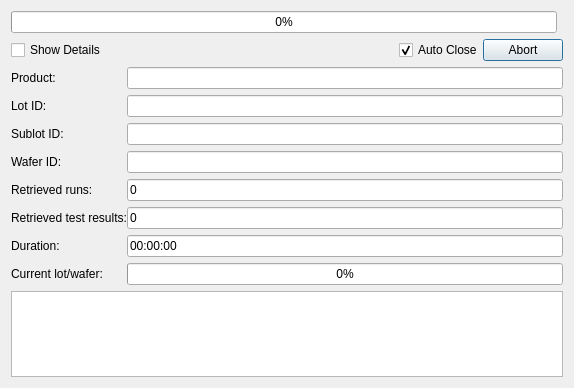
<?xml version="1.0" encoding="UTF-8"?>
<ui version="4.0">
 <class>QueryProgressGui</class>
 <widget class="QDialog" name="QueryProgressGui">
  <property name="geometry">
   <rect>
    <x>0</x>
    <y>0</y>
    <width>574</width>
    <height>388</height>
   </rect>
  </property>
  <property name="sizePolicy">
   <sizepolicy hsizetype="Expanding" vsizetype="Expanding">
    <horstretch>0</horstretch>
    <verstretch>0</verstretch>
   </sizepolicy>
  </property>
  <property name="windowTitle">
   <string>GexDB query progress</string>
  </property>
  <property name="autoFillBackground">
   <bool>true</bool>
  </property>
  <layout class="QGridLayout" name="gridLayout">
   <item row="3" column="0" colspan="2">
    <widget class="QFrame" name="frameDetails">
     <property name="frameShape">
      <enum>QFrame::NoFrame</enum>
     </property>
     <property name="frameShadow">
      <enum>QFrame::Raised</enum>
     </property>
     <layout class="QGridLayout" name="gridLayout_3">
      <property name="leftMargin">
       <number>0</number>
      </property>
      <property name="topMargin">
       <number>0</number>
      </property>
      <property name="rightMargin">
       <number>0</number>
      </property>
      <property name="bottomMargin">
       <number>0</number>
      </property>
      <property name="horizontalSpacing">
       <number>0</number>
      </property>
      <property name="verticalSpacing">
       <number>6</number>
      </property>
      <item row="4" column="0">
       <widget class="QLabel" name="labelWaferID">
        <property name="text">
         <string>Wafer ID:</string>
        </property>
        <property name="wordWrap">
         <bool>false</bool>
        </property>
       </widget>
      </item>
      <item row="2" column="0">
       <widget class="QLabel" name="labelLotID">
        <property name="text">
         <string>Lot ID:</string>
        </property>
        <property name="wordWrap">
         <bool>false</bool>
        </property>
       </widget>
      </item>
      <item row="4" column="1">
       <widget class="QLineEdit" name="editWaferID">
        <property name="readOnly">
         <bool>true</bool>
        </property>
       </widget>
      </item>
      <item row="3" column="0">
       <widget class="QLabel" name="labelSublotID">
        <property name="text">
         <string>Sublot ID:</string>
        </property>
        <property name="wordWrap">
         <bool>false</bool>
        </property>
       </widget>
      </item>
      <item row="9" column="0" colspan="2">
       <widget class="QTextEdit" name="textEditLog"/>
      </item>
      <item row="7" column="0">
       <widget class="QLabel" name="labelTimer">
        <property name="sizePolicy">
         <sizepolicy hsizetype="Preferred" vsizetype="Preferred">
          <horstretch>0</horstretch>
          <verstretch>0</verstretch>
         </sizepolicy>
        </property>
        <property name="text">
         <string>Duration:</string>
        </property>
        <property name="wordWrap">
         <bool>false</bool>
        </property>
       </widget>
      </item>
      <item row="2" column="1">
       <widget class="QLineEdit" name="editLotID">
        <property name="readOnly">
         <bool>true</bool>
        </property>
       </widget>
      </item>
      <item row="5" column="1">
       <widget class="QLineEdit" name="editNbRuns">
        <property name="text">
         <string>0</string>
        </property>
        <property name="readOnly">
         <bool>true</bool>
        </property>
       </widget>
      </item>
      <item row="6" column="1">
       <widget class="QLineEdit" name="editNbTestResults">
        <property name="text">
         <string>0</string>
        </property>
        <property name="readOnly">
         <bool>true</bool>
        </property>
       </widget>
      </item>
      <item row="3" column="1">
       <widget class="QLineEdit" name="editSublotID">
        <property name="readOnly">
         <bool>true</bool>
        </property>
       </widget>
      </item>
      <item row="1" column="1">
       <widget class="QLineEdit" name="editProductName">
        <property name="readOnly">
         <bool>true</bool>
        </property>
       </widget>
      </item>
      <item row="1" column="0">
       <widget class="QLabel" name="labelProduct">
        <property name="text">
         <string>Product:</string>
        </property>
        <property name="wordWrap">
         <bool>false</bool>
        </property>
       </widget>
      </item>
      <item row="7" column="1">
       <widget class="QLineEdit" name="editTimer">
        <property name="text">
         <string>00:00:00</string>
        </property>
        <property name="readOnly">
         <bool>true</bool>
        </property>
       </widget>
      </item>
      <item row="5" column="0">
       <widget class="QLabel" name="labelNbRuns">
        <property name="sizePolicy">
         <sizepolicy hsizetype="Preferred" vsizetype="Preferred">
          <horstretch>0</horstretch>
          <verstretch>0</verstretch>
         </sizepolicy>
        </property>
        <property name="text">
         <string>Retrieved runs:</string>
        </property>
        <property name="wordWrap">
         <bool>false</bool>
        </property>
       </widget>
      </item>
      <item row="6" column="0">
       <widget class="QLabel" name="labelNbTestResults">
        <property name="sizePolicy">
         <sizepolicy hsizetype="Preferred" vsizetype="Preferred">
          <horstretch>0</horstretch>
          <verstretch>0</verstretch>
         </sizepolicy>
        </property>
        <property name="text">
         <string>Retrieved test results:</string>
        </property>
        <property name="wordWrap">
         <bool>false</bool>
        </property>
       </widget>
      </item>
      <item row="8" column="0">
       <widget class="QLabel" name="labelProgressInFile">
        <property name="text">
         <string>Current lot/wafer:</string>
        </property>
        <property name="wordWrap">
         <bool>false</bool>
        </property>
       </widget>
      </item>
      <item row="8" column="1">
       <widget class="QProgressBar" name="progressBarCurrent">
        <property name="value">
         <number>0</number>
        </property>
        <property name="alignment">
         <set>Qt::AlignCenter</set>
        </property>
       </widget>
      </item>
     </layout>
    </widget>
   </item>
   <item row="1" column="0" colspan="2">
    <widget class="QFrame" name="frameControls">
     <property name="frameShape">
      <enum>QFrame::NoFrame</enum>
     </property>
     <property name="frameShadow">
      <enum>QFrame::Raised</enum>
     </property>
     <layout class="QGridLayout" name="gridLayout_2">
      <property name="leftMargin">
       <number>0</number>
      </property>
      <property name="topMargin">
       <number>0</number>
      </property>
      <property name="rightMargin">
       <number>0</number>
      </property>
      <property name="bottomMargin">
       <number>0</number>
      </property>
      <property name="spacing">
       <number>0</number>
      </property>
      <item row="0" column="0">
       <widget class="QCheckBox" name="checkBoxDetails">
        <property name="text">
         <string>Show Details</string>
        </property>
        <property name="checked">
         <bool>false</bool>
        </property>
       </widget>
      </item>
      <item row="0" column="2">
       <widget class="QCheckBox" name="checkBoxAutoClose">
        <property name="toolTip">
         <string>Closes this dialog box when extraction finished.</string>
        </property>
        <property name="text">
         <string>Auto Close</string>
        </property>
        <property name="checked">
         <bool>true</bool>
        </property>
       </widget>
      </item>
      <item row="0" column="3">
       <widget class="QPushButton" name="buttonAbort">
        <property name="toolTip">
         <string>Abort current extraction</string>
        </property>
        <property name="text">
         <string>Abort</string>
        </property>
       </widget>
      </item>
      <item row="0" column="1">
       <spacer name="horizontalSpacer">
        <property name="orientation">
         <enum>Qt::Horizontal</enum>
        </property>
        <property name="sizeHint" stdset="0">
         <size>
          <width>40</width>
          <height>20</height>
         </size>
        </property>
       </spacer>
      </item>
     </layout>
    </widget>
   </item>
   <item row="0" column="0">
    <widget class="QProgressBar" name="progressBarOverall">
     <property name="minimumSize">
      <size>
       <width>400</width>
       <height>0</height>
      </size>
     </property>
     <property name="value">
      <number>0</number>
     </property>
     <property name="alignment">
      <set>Qt::AlignCenter</set>
     </property>
    </widget>
   </item>
  </layout>
 </widget>
 <layoutdefault spacing="6" margin="11"/>
 <pixmapfunction>qPixmapFromMimeSource</pixmapfunction>
 <resources/>
 <connections/>
</ui>
